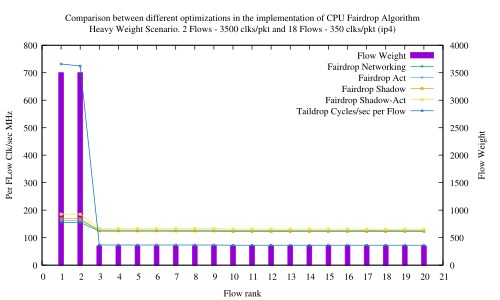

This chart was generated by the following gnuplot code:
#! xgp flow_pps.dat
# Created the Fri Dec  8 02:30:12 CET 2017 with:
#   ____________________________
#  /                            \
# /        xgp        __________/
# \__________________/.:nonsns:.
#
 
#-------------------------------------
# SHAPES:
# (c)ircle  (t)riangle (i)nv.tri.
#           (d)iamond  (s)quare
# FILLING:
# (f)illed  (o)paque  (e)mpty (default)
#-------------------------------------
   s=4  ; es=s  ; fs=s+1 ; os=s+66
   c=6  ; ec=c  ; fc=c+1 ; oc=os+1
   t=8  ; et=t  ; ft=t+1 ; ot=oc+1
   i=10 ; ei=i  ; fi=i+1 ; oi=ot+1
   d=12 ; ed=d  ; fd=d+1 ; od=oi+1
   p=14 ; ep=p  ; fp=p+1 ; op=od+1
#-------------------------------------
#  e.g.:  
#  empty circles vs filled squares
#  plot "file" u 1:3 w p pt ec, 
#           "" u 1:4 w lp pt fs
#-------------------------------------

#Happy gnuplotting


set out "heavy_clk_all.png"
set term png font "Times,10"
set pointsize 0.25

set key top righ
#set ylabel "Per flow rate [pps]"
set title "Comparison between different optimizations in the implementation of CPU Fairdrop Algorithm\n{Heavy Weight Scenario. 2 Flows - 3500 clks/pkt and 18 Flows - 350 clks/pkt (ip4)}"
set xlabel "Flow rank"
set xtics 1
set boxwidth 0.25
set style fill solid
set ytics nomirror
set y2tics
set yrange [0:800]
set y2range [0:4000]
#set y2tic 500
#set format y "%.0t^.10^%T"
set ylabel "Per FLow Clk/sec MHz"
set y2label "Flow Weight"
#set ytics 200000
#set yran [1e3:]
#min(a,b)=a<b?a:b

plot \
'/home/vk/FAIRDROP_CPU_MASTER/NETWORKING_FAIRDROP_CPU_3500/plots/flow_pps.dat'  u ($0+1):3 t 'Flow Weight'          axes x1y2 with boxes, \
'/home/vk/FAIRDROP_CPU_MASTER/NETWORKING_FAIRDROP_CPU_3500/plots/flow_pps.dat'  u ($0+1):(($1*$3)/1e6) t 'Fairdrop Networking' axes x1y1 with  lp,\
'/home/vk/FAIRDROP_CPU_MASTER/ACT_FAIRDROP_CPU_3500/plots/flow_pps.dat'  u ($0+1):(($1*$3)/1e6) t 'Fairdrop Act' axes x1y1 with  lp,\
'/home/vk/FAIRDROP_CPU_MASTER/SHADOW_FAIRDROP_CPU_3500/plots/flow_pps.dat'  u ($0+1):(($1*$3)/1e6) t 'Fairdrop Shadow' axes x1y1 with  lp,\
'/home/vk/FAIRDROP_CPU_MASTER/SHADOWACT_FAIRDROP_CPU_3500/plots/flow_pps.dat'  u ($0+1):(($1*$3)/1e6) t 'Fairdrop Shadow-Act' axes x1y1 with  lp,\
'/home/vk/NOFAIRDROP_CPU_RESULTS/NOFAIRDROP_THF_3500/plots/flow_pps.dat'  u ($0+1):(($1*$3)/1e6) t 'Taildrop Cycles/sec per Flow' axes x1y1 with  lp
#'flow_pps.dat'  u ($0+1):($1*$3) t 'Cycles/sec per Flow'       w  boxes
